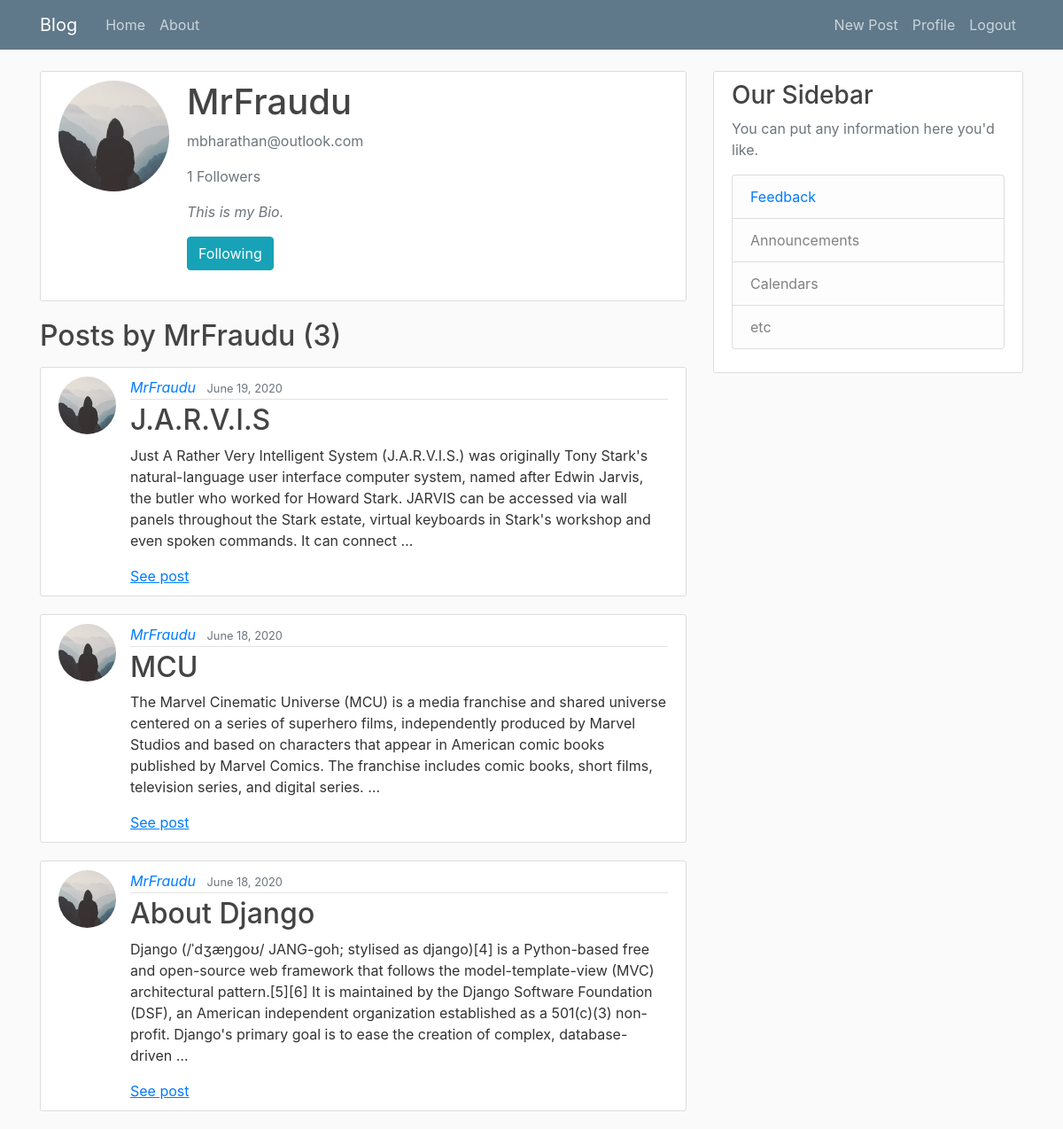
Screenshot of /user/MrFraudu (signed in) with the database file from the repository.
### blog/models.py (models this page shows, shortened)
class Post(models.Model):
	title = models.CharField(max_length=100)
	content = models.TextField(validators=[MinLengthValidator(200)])
	liked = models.ManyToManyField(User, default=None, blank=True, related_name = 'liked')
	date_posted = models.DateTimeField(default=timezone.now)
	author = models.ForeignKey(User, on_delete=models.CASCADE, related_name = 'author')

### users/models.py (models this page shows, shortened)
class Profile(models.Model):
    user = models.OneToOneField(User, on_delete=models.CASCADE)
    followed = models.ManyToManyField(User, default=None, blank=True, related_name = 'followed')
    bio = models.TextField(default='')
    image = models.ImageField(default='default.jpg', upload_to='profile_pics')

### blog/views.py (the view)
# urls.py: path('user/<str:username>', UserPostListView.as_view(), name='user-posts'),
class UserPostListView(LoginRequiredMixin, ListView):
	model = Post
	template_name = 'blog/user_posts.html'
	context_object_name = 'posts'
	paginate_by = 5
	def get_queryset(self):
		user = get_object_or_404(User, username=self.kwargs.get('username'))
		return Post.objects.filter(author=user).order_by('-date_posted')

### blog/templates/blog/user_posts.html (shortened to what this page needs)
{% extends "blog/base.html" %}
{% block content %}
    {% for post in posts %}
      {% if forloop.first %}
        <div class="media media content-section">
          <img class="rounded-circle account-img" src="{{ post.author.profile.image.url }}">
          <div class="media-body">
            <h2 class="account-heading">{{ post.author }}</h2>
            <p class="text-secondary">{{ post.author.email }}</p>
            <p class="text-secondary">{{ post.author.profile.followed.all.count }} Followers</p>
            <p class="text-secondary"><em>{{ post.author.profile.bio }}</em></p>
            {% if post.author.profile != user.profile %}
            <form action="{% url 'follow-profile' %}" method="POST">
              {% if user not in post.author.profile.followed.all %}
                <button class="btn btn-outline-info mb-4" type="submit">Follow</button>
              {% else %}
                <button class="btn btn-info mb-4" type="submit">Following</button>
              {% endif %}
            </form>
            {% endif %}
          </div>
        </div>
      {% endif %}
    {% endfor %}
    <h2 class="mb-3">Posts by {{ view.kwargs.username }} ({{ page_obj.paginator.count }})</h2>
    {% for post in posts %}
        <article class="media content-section">
          <img class="rounded-circle article-img" src="{{ post.author.profile.image.url }}">
          <div class="media-body">
            <div class="article-metadata">
              <a class="mr-2" href="{% url 'user-posts' post.author.username %}"><em>{{ post.author }}</em></a>
              <small class="text-muted">{{ post.date_posted|date:"F d, Y" }}</small>
            </div>
            <h2><a class="article-title" href="{% url 'post-detail' post.id %}">{{ post.title }}</a></h2>
            <p class="article-content">{{ post.content |truncatewords:"50" }}</p>
            <a href="{% url 'post-detail' post.id %}"><u>See post</u></a>
          </div>
        </article>
    {% endfor %}
{% endblock content %}

### blog/static/blog/main.css (style rules this page uses)
body { background: #fafafa; color: #333333; margin-top: 5rem; }
h1, h2, h3, h4, h5, h6 { color: #444444; }
.content-section { background: #ffffff; padding: 10px 20px; border: 1px solid #dddddd; border-radius: 3px; margin-bottom: 20px; }
.article-title { color: #444444; }
.article-content { white-space: pre-line; }
.article-img { height: 65px; width: 65px; margin-right: 16px; }
.article-metadata { padding-bottom: 1px; margin-bottom: 4px; border-bottom: 1px solid #e3e3e3 }
.account-img { height: 125px; width: 125px; margin-right: 20px; margin-bottom: 16px; }
.account-heading { font-size: 2.5rem; }

### rows the page displays
Post: author.profile.image (placeholder picture), author "MrFraudu", author.email "mbharathan@outlook.com", author.profile.followed.all.count "1", author.profile.bio "This is my Bio.", shows "Following", date_posted "June 19, 2020", title "J.A.R.V.I.S", content "Just A Rather Very Intelligent System (J.A.R.V.I.S.) was originally Tony Stark's natural-language user interface computer system, named after Edwin Jarvis, the butler who worked for Howard Stark. JARVIS can be accessed via wall panels throughout the Stark estate, virtual keyboards in Stark's workshop and even spoken commands. It can connect …"
Post: author.profile.image (placeholder picture), author "MrFraudu", date_posted "June 18, 2020", title "MCU", content "The Marvel Cinematic Universe (MCU) is a media franchise and shared universe centered on a series of superhero films, independently produced by Marvel Studios and based on characters that appear in American comic books published by Marvel Comics. The franchise includes comic books, short films, television series, and digital series. …"
Post: author.profile.image (placeholder picture), author "MrFraudu", date_posted "June 18, 2020", title "About Django", content "Django (/ˈdʒæŋɡoʊ/ JANG-goh; stylised as django)[4] is a Python-based free and open-source web framework that follows the model-template-view (MVC) architectural pattern.[5][6] It is maintained by the Django Software Foundation (DSF), an American independent organization established as a 501(c)(3) non-profit. Django's primary goal is to ease the creation of complex, database-driven …"

### other values shown
{{ view.kwargs.username }} "MrFraudu"
{{ page_obj.paginator.count }} "3"
